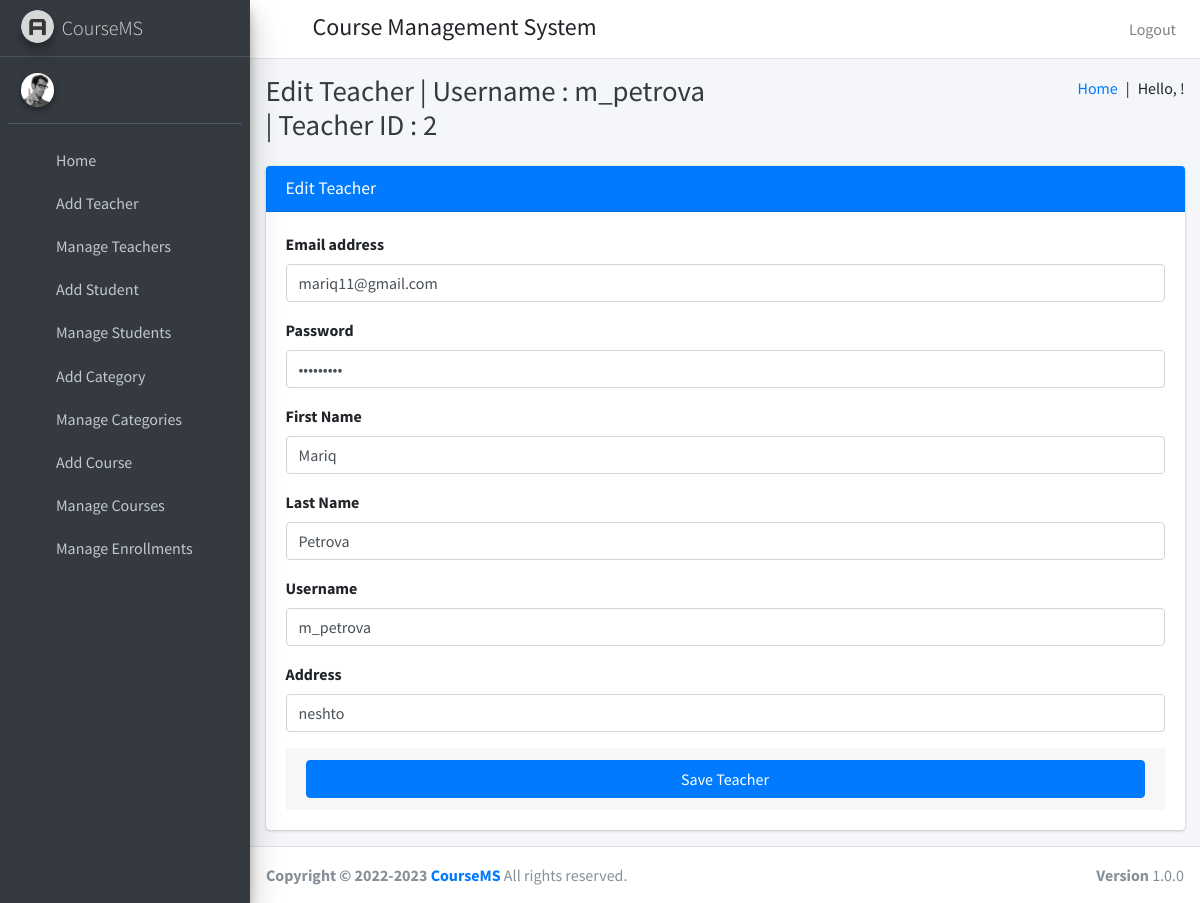
Screenshot of /edit_teacher/2 with the database file from the repository.
### course/models.py (models this page shows, shortened)
class Teacher(models.Model):
    id = models.AutoField(primary_key=True)
    user = models.OneToOneField(User, on_delete=models.CASCADE)
    address = models.TextField()
    created_at=models.DateTimeField(auto_now_add=True)
    updated_at=models.DateTimeField(auto_now_add=True)

class User(AbstractUser):
    USER_TYPE_SELECTION = (
        (1, "HOD"),
        (2, "Teacher"),
        (3, "Student")
    )
    user_type = models.CharField(max_length=1, choices=USER_TYPE_SELECTION, default=1)

### course/HodViews.py (the view)
# urls.py: path('edit_teacher/<str:teacher_id>', HodViews.edit_teacher, name="edit_teacher"),
def edit_teacher(request, teacher_id):
    teacher = Teacher.objects.get(user=teacher_id)
    return render(request, "hod_templates/edit_teacher_template.html", {"teacher": teacher, "id": teacher_id})

### course/templates/hod_templates/edit_teacher_template.html (shortened to what this page needs)
{% extends 'hod_templates/base_template.html' %}
{% block page_title %}
Edit Teacher | Username : {{ teacher.user.username }} | Teacher ID : {{ teacher.user.id }}
{% endblock page_title %}
{% block main_content %}
<section class="content">
  <div class="container-fluid">
    <div class="row">
      <div class="col-md-12">
        <div class="card card-primary">
          <div class="card-header">
            <h3 class="card-title">Edit Teacher</h3>
          </div>
          <form role="form" action="/edit_teacher_save" method="post">
            <div class="card-body">
              <div class="form-group">
                <label>Email address</label>
                <input type="email" class="form-control" name="email" placeholder="Enter email" value="{{ teacher.user.email }}">
              </div>
              <div class="form-group">
                <label>Password</label>
                <input type="password" class="form-control" placeholder="Password" name="password" value="{{ teacher.user.password }}">
            </div>
              <div class="form-group">
                <label>First Name</label>
                <input type="text" class="form-control" placeholder="First Name" name="first_name" value="{{ teacher.user.first_name }}">
              </div>
              <div class="form-group">
                <label>Last Name</label>
                <input type="text" class="form-control" placeholder="Last Name" name="last_name" value="{{ teacher.user.last_name }}">
              <div class="form-group">
                <label>Username</label>
                <input type="text" class="form-control" placeholder="Username" name="username" value="{{ teacher.user.username }}">
              </div>
              <div class="form-group">
                <label>Address</label>
                <input type="text" class="form-control" placeholder="Address" name="address" value="{{ teacher.address }}">
              </div>
            </div>
            <div class="card-footer">
              <button type="submit" class="btn btn-primary btn-block">Save Teacher</button>
            </div>
          </form>
        </div>
      </div>
    </div>
  </div>
</section>
{% endblock main_content %}

### rows the page displays
Teacher: user.username "m_petrova", user.id "2", email "mariq11@gmail.com", first_name "Mariq", last_name "Petrova", username "m_petrova", address "neshto"
